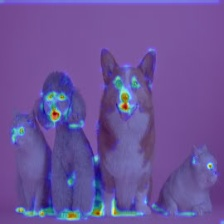
#> input picture source_code/assets/cam1.jpg, 224 x 224 px, given as the content of the folder /andreastoras/Downloads/MediaEvalMedico_21TestDataset/images, which was not available
$ python split_images.py
#> lines starting #> are read from the running program, lines starting #| are printed output that depends on the picture; pictures that were not available may be replaced by others from this repository, and a replacement may not be noted
from PIL import Image
import os


def imgcrop(image_path, xPieces, yPieces):
#> called with xPieces = 2, yPieces = 2
    pieces = image_path.split('/')
    #The last part equals the image:
    image_name = pieces[-1]
    image_name, extension = image_name.split('.')
    #print('Image name:', image_name)
    #print('Extension:', extension)
    im = Image.open(image_path)
#> im is the input picture: PIL image 224x224 RGB; mean R, G, B 107.6, 83.2, 153.4
    imgwidth, imgheight = im.size
#> imgwidth = 224; imgheight = 224
    height = imgheight // yPieces
#> height = 112
    width = imgwidth // xPieces
#> width = 112
    for i in range(0, yPieces):
        for j in range(0, xPieces):
            box = (j * width, i * height, (j + 1) * width, (i + 1) * height)
            a = im.crop(box)
            a.save(out_path + '/'+ image_name + "-" + str(i) + "-" + str(j) + '.'+ extension)
#> this loop made 2 passes
#> pass 1, in imgcrop, `a.save(out_path + '/'+ image_name + "-" + str(i) + "-" + str(j) + '.'+..`:
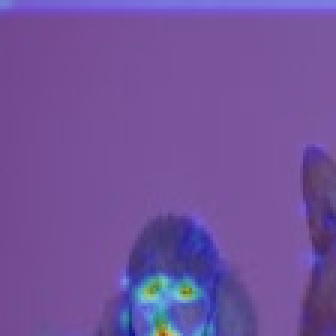
#> saved as cam1-0-0.jpg: PIL image 112x112 RGB (shown 3 times larger); mean R, G, B 113.8, 81.6, 155.7
#> pass 1, in imgcrop, `a.save(out_path + '/'+ image_name + "-" + str(i) + "-" + str(j) + '.'+..`:
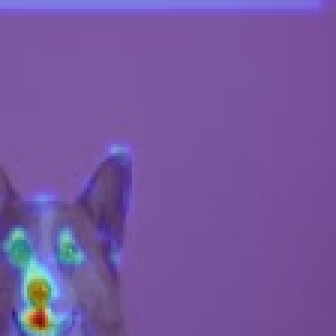
#> saved as cam1-0-1.jpg: PIL image 112x112 RGB (shown 3 times larger); mean R, G, B 118.3, 86.4, 158.4
#> pass 2, in imgcrop, `a.save(out_path + '/'+ image_name + "-" + str(i) + "-" + str(j) + '.'+..`:
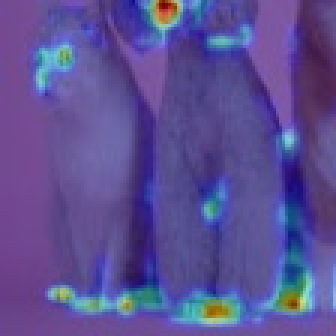
#> saved as cam1-1-0.jpg: PIL image 112x112 RGB (shown 3 times larger); mean R, G, B 91.8, 79.7, 147.3
#> pass 2, in imgcrop, `a.save(out_path + '/'+ image_name + "-" + str(i) + "-" + str(j) + '.'+..`:
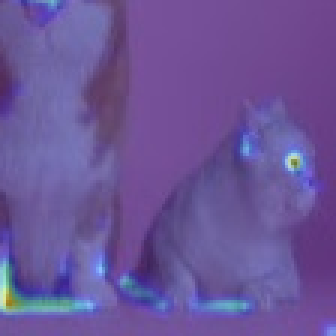
#> saved as cam1-1-1.jpg: PIL image 112x112 RGB (shown 3 times larger); mean R, G, B 106.7, 85, 152


image_path = '/Users/andreastoras/Downloads/MediaEvalMedico_21TestDataset/images'
selected_files = os.listdir(image_path)
#selected_files.remove('.DS_Store')
#img = Image.open(image_path)
#h, w = img.size
out_path = '/Users/andreastoras/Downloads/MediaEvalMedico_21TestDataset/tile_images'

for img_file in selected_files:
    source_path = os.path.join(image_path, img_file)
    imgcrop(source_path, 2, 2)

$ run again, on source_code/training_images/labeled/non_polyp/00cce571-211c-4cd7-b067-7f2678ba920b.jpg
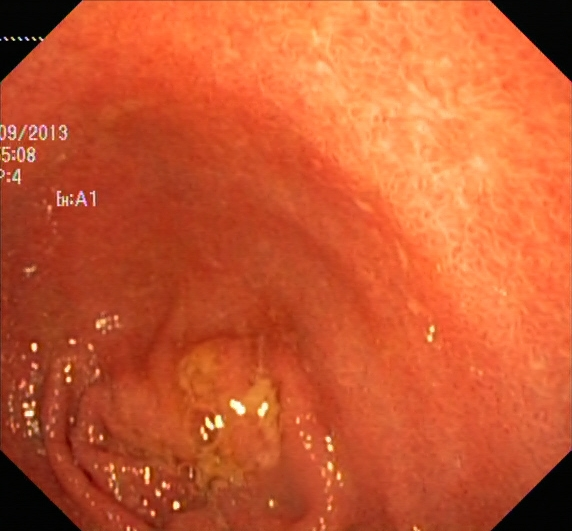
#> input picture source_code/training_images/labeled/non_polyp/00cce571-211c-4cd7-b067-7f2678ba920b.jpg, 572 x 531 px, given as the content of the folder /andreastoras/Downloads/MediaEvalMedico_21TestDataset/images, which was not available
#> in imgcrop, im is the input picture: PIL image 572x531 RGB; mean R, G, B 200.1, 89.3, 49.1
#> the loop in imgcrop, `for i in range(0, yPieces):` made 2 passes
#> pass 1, in imgcrop, `a.save(out_path + '/'+ image_name + "-" + str(i) + "-" + str(j) + '.'+..`:
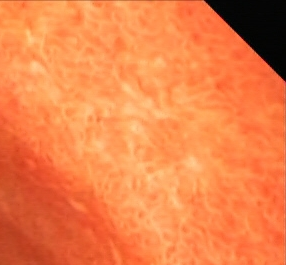
#> saved as 00cce571-211c-4cd7-b067-7f2678ba920b-0-1.jpg: PIL image 286x265 RGB; mean R, G, B 237.8, 129.9, 73.5
#> pass 2, in imgcrop, `a.save(out_path + '/'+ image_name + "-" + str(i) + "-" + str(j) + '.'+..`:
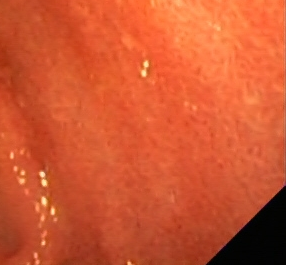
#> saved as 00cce571-211c-4cd7-b067-7f2678ba920b-1-1.jpg: PIL image 286x265 RGB; mean R, G, B 206.2, 86.9, 49.2

$ run again, on source_code/training_images/labeled/polyp/08f5ff75-2a3d-46ff-b646-4aba26becaa1.jpg
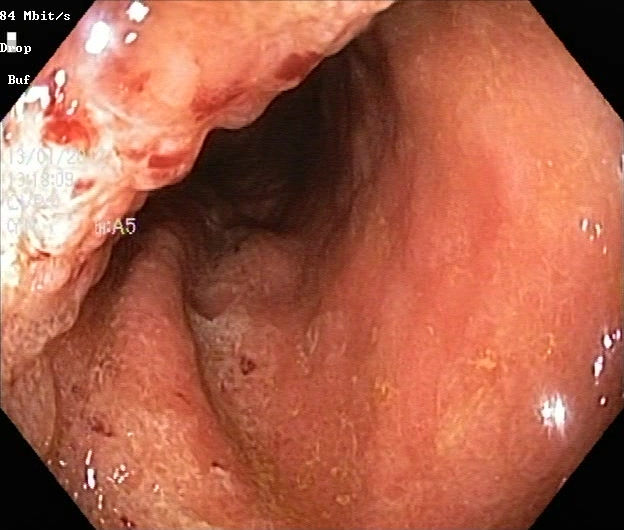
#> input picture source_code/training_images/labeled/polyp/08f5ff75-2a3d-46ff-b646-4aba26becaa1.jpg, 624 x 530 px, given as the content of the folder /andreastoras/Downloads/MediaEvalMedico_21TestDataset/images, which was not available
#> in imgcrop, im is the input picture: PIL image 624x530 RGB; mean R, G, B 170.9, 96.7, 74.5
#> the loop in imgcrop, `for i in range(0, yPieces):` made 2 passes
#> pass 1, in imgcrop, `a.save(out_path + '/'+ image_name + "-" + str(i) + "-" + str(j) + '.'+..`:
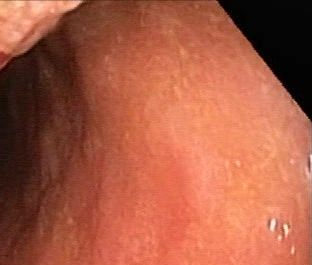
#> saved as 08f5ff75-2a3d-46ff-b646-4aba26becaa1-0-1.jpg: PIL image 312x265 RGB; mean R, G, B 168.5, 90.9, 67.3
#> pass 2, in imgcrop, `a.save(out_path + '/'+ image_name + "-" + str(i) + "-" + str(j) + '.'+..`:
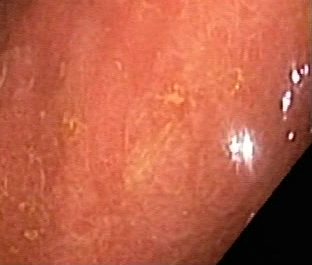
#> saved as 08f5ff75-2a3d-46ff-b646-4aba26becaa1-1-1.jpg: PIL image 312x265 RGB; mean R, G, B 186.9, 95.5, 71.1
